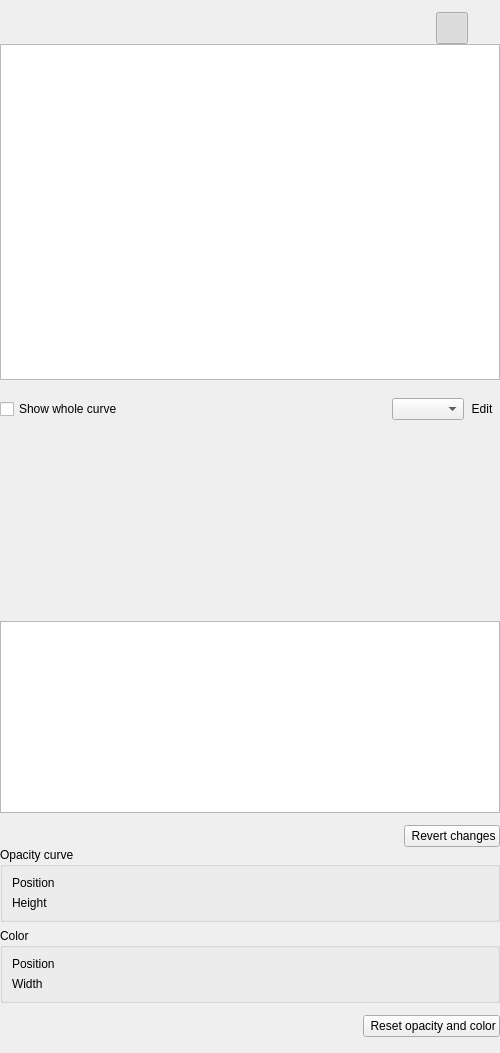
<?xml version="1.0" encoding="UTF-8"?>
<ui version="4.0">
 <class>QmitkVolumeTransferFunctionEditor</class>
 <widget class="QWidget" name="QmitkVolumeTransferFunctionEditor">
  <property name="geometry">
   <rect>
    <x>0</x>
    <y>0</y>
    <width>500</width>
    <height>430</height>
   </rect>
  </property>
  <layout class="QVBoxLayout" name="editorLayout">
   <property name="spacing">
    <number>4</number>
   </property>
   <property name="leftMargin">
    <number>0</number>
   </property>
   <property name="topMargin">
    <number>0</number>
   </property>
   <property name="rightMargin">
    <number>0</number>
   </property>
   <property name="bottomMargin">
    <number>0</number>
   </property>
   <item>
    <widget class="QWidget" name="transferFunctionPanel" native="true">
     <property name="sizePolicy">
      <sizepolicy hsizetype="Preferred" vsizetype="Preferred">
       <horstretch>0</horstretch>
       <verstretch>0</verstretch>
      </sizepolicy>
     </property>
     <layout class="QVBoxLayout" name="transferFunctionLayout">
      <property name="spacing">
       <number>0</number>
      </property>
      <property name="leftMargin">
       <number>0</number>
      </property>
      <property name="topMargin">
       <number>12</number>
      </property>
      <property name="rightMargin">
       <number>0</number>
      </property>
      <property name="bottomMargin">
       <number>16</number>
      </property>
      <item>
       <layout class="QHBoxLayout" name="presetViewModeLayout">
        <item>
         <spacer name="presetViewModeSpacer">
          <property name="orientation">
           <enum>Qt::Orientation::Horizontal</enum>
          </property>
          <property name="sizeHint" stdset="0">
           <size>
            <width>40</width>
            <height>20</height>
           </size>
          </property>
         </spacer>
        </item>
        <item>
         <widget class="QToolButton" name="presetGridButton">
          <property name="minimumSize">
           <size>
            <width>32</width>
            <height>32</height>
           </size>
          </property>
          <property name="toolTip">
           <string>Show the presets as a grid of previews.</string>
          </property>
          <property name="iconSize">
           <size>
            <width>24</width>
            <height>24</height>
           </size>
          </property>
          <property name="checkable">
           <bool>true</bool>
          </property>
          <property name="checked">
           <bool>true</bool>
          </property>
          <property name="autoRaise">
           <bool>true</bool>
          </property>
          <attribute name="buttonGroup">
           <string notr="true">presetViewModeGroup</string>
          </attribute>
         </widget>
        </item>
        <item>
         <widget class="QToolButton" name="presetListButton">
          <property name="minimumSize">
           <size>
            <width>32</width>
            <height>32</height>
           </size>
          </property>
          <property name="toolTip">
           <string>Show the presets as a list, with a smaller preview beside each name.</string>
          </property>
          <property name="iconSize">
           <size>
            <width>24</width>
            <height>24</height>
           </size>
          </property>
          <property name="checkable">
           <bool>true</bool>
          </property>
          <property name="autoRaise">
           <bool>true</bool>
          </property>
          <attribute name="buttonGroup">
           <string notr="true">presetViewModeGroup</string>
          </attribute>
         </widget>
        </item>
       </layout>
      </item>
      <item>
       <widget class="QListWidget" name="presetListWidget">
        <property name="accessibleName">
         <string>Presets</string>
        </property>
        <property name="minimumSize">
         <size>
          <width>0</width>
          <height>336</height>
         </size>
        </property>
       </widget>
      </item>
      <item>
       <spacer name="canvasSpacerAbove">
        <property name="orientation">
         <enum>Qt::Orientation::Vertical</enum>
        </property>
        <property name="sizeType">
         <enum>QSizePolicy::Policy::Fixed</enum>
        </property>
        <property name="sizeHint" stdset="0">
         <size>
          <width>20</width>
          <height>18</height>
         </size>
        </property>
       </spacer>
      </item>
      <item>
       <layout class="QHBoxLayout" name="canvasToolsLayout">
        <item>
         <widget class="QCheckBox" name="wholeCurveCheckBox">
          <property name="toolTip">
           <string>Widen the axis to show every point of the curve, including those beyond the image's value range.</string>
          </property>
          <property name="text">
           <string>Show whole curve</string>
          </property>
         </widget>
        </item>
        <item>
         <spacer name="canvasToolsSpacer">
          <property name="orientation">
           <enum>Qt::Orientation::Horizontal</enum>
          </property>
          <property name="sizeHint" stdset="0">
           <size>
            <width>40</width>
            <height>20</height>
           </size>
          </property>
         </spacer>
        </item>
        <item>
         <widget class="QComboBox" name="blendModeComboBox">
          <property name="toolTip">
           <string>How the volume is drawn. Only Composite gives a 3D image with lighting.</string>
          </property>
          <property name="sizeAdjustPolicy">
           <enum>QComboBox::SizeAdjustPolicy::AdjustToContents</enum>
          </property>
         </widget>
        </item>
        <item>
         <widget class="QToolButton" name="editModeButton">
          <property name="toolTip">
           <string>Edit the curve point by point.</string>
          </property>
          <property name="text">
           <string>Edit</string>
          </property>
          <property name="iconSize">
           <size>
            <width>12</width>
            <height>12</height>
           </size>
          </property>
          <property name="toolButtonStyle">
           <enum>Qt::ToolButtonStyle::ToolButtonTextBesideIcon</enum>
          </property>
          <property name="checkable">
           <bool>true</bool>
          </property>
          <property name="autoRaise">
           <bool>true</bool>
          </property>
         </widget>
        </item>
       </layout>
      </item>
      <item>
       <spacer name="canvasToolsSpacerBelow">
        <property name="orientation">
         <enum>Qt::Orientation::Vertical</enum>
        </property>
        <property name="sizeType">
         <enum>QSizePolicy::Policy::Fixed</enum>
        </property>
        <property name="sizeHint" stdset="0">
         <size>
          <width>20</width>
          <height>6</height>
         </size>
        </property>
       </spacer>
      </item>
      <item>
       <widget class="QmitkCombinedTransferFunctionCanvas" name="combinedTfCanvas" native="true">
        <property name="minimumSize">
         <size>
          <width>0</width>
          <height>161</height>
         </size>
        </property>
        <property name="maximumSize">
         <size>
          <width>16777215</width>
          <height>161</height>
         </size>
        </property>
       </widget>
      </item>
      <item>
       <spacer name="canvasSpacerBelow">
        <property name="orientation">
         <enum>Qt::Orientation::Vertical</enum>
        </property>
        <property name="sizeType">
         <enum>QSizePolicy::Policy::Fixed</enum>
        </property>
        <property name="sizeHint" stdset="0">
         <size>
          <width>20</width>
          <height>14</height>
         </size>
        </property>
       </spacer>
      </item>
      <item>
       <widget class="QWidget" name="editControlsPanel" native="true">
        <property name="sizePolicy">
         <sizepolicy hsizetype="Preferred" vsizetype="Fixed">
          <horstretch>0</horstretch>
          <verstretch>0</verstretch>
         </sizepolicy>
        </property>
        <layout class="QVBoxLayout" name="editControlsLayout">
         <property name="spacing">
          <number>6</number>
         </property>
         <property name="leftMargin">
          <number>0</number>
         </property>
         <property name="topMargin">
          <number>0</number>
         </property>
         <property name="rightMargin">
          <number>0</number>
         </property>
         <property name="bottomMargin">
          <number>0</number>
         </property>
         <item>
          <widget class="QLabel" name="canvasHintLabel">
           <property name="textFormat">
            <enum>Qt::TextFormat::RichText</enum>
           </property>
           <property name="text">
            <string/>
           </property>
           <property name="wordWrap">
            <bool>true</bool>
           </property>
          </widget>
         </item>
         <item>
          <widget class="QTableWidget" name="colorStopTable">
           <property name="contextMenuPolicy">
            <enum>Qt::ContextMenuPolicy::ActionsContextMenu</enum>
           </property>
           <property name="toolTip">
            <string>Double-click a color or position to change it. Right-click or Delete removes a stop.</string>
           </property>
           <property name="editTriggers">
            <set>QAbstractItemView::EditTrigger::DoubleClicked|QAbstractItemView::EditTrigger::EditKeyPressed</set>
           </property>
           <property name="selectionMode">
            <enum>QAbstractItemView::SelectionMode::SingleSelection</enum>
           </property>
           <property name="selectionBehavior">
            <enum>QAbstractItemView::SelectionBehavior::SelectRows</enum>
           </property>
           <attribute name="horizontalHeaderVisible">
            <bool>false</bool>
           </attribute>
           <attribute name="horizontalHeaderStretchLastSection">
            <bool>true</bool>
           </attribute>
           <attribute name="verticalHeaderVisible">
            <bool>false</bool>
           </attribute>
           <column>
            <property name="text">
             <string>Color</string>
            </property>
           </column>
           <column>
            <property name="text">
             <string>Position</string>
            </property>
           </column>
          </widget>
         </item>
         <item>
          <spacer name="revertSpacerAbove">
           <property name="orientation">
            <enum>Qt::Orientation::Vertical</enum>
           </property>
           <property name="sizeType">
            <enum>QSizePolicy::Policy::Fixed</enum>
           </property>
           <property name="sizeHint" stdset="0">
            <size>
             <width>20</width>
             <height>6</height>
            </size>
           </property>
          </spacer>
         </item>
         <item>
          <layout class="QHBoxLayout" name="revertRowLayout">
           <item>
            <spacer name="revertRowSpacer">
             <property name="orientation">
              <enum>Qt::Orientation::Horizontal</enum>
             </property>
             <property name="sizeHint" stdset="0">
              <size>
               <width>40</width>
               <height>20</height>
              </size>
             </property>
            </spacer>
           </item>
           <item>
            <widget class="QPushButton" name="revertEditButton">
             <property name="toolTip">
              <string>Put back the curve and blend mode from when editing began, and keep editing.</string>
             </property>
             <property name="text">
              <string> Revert changes</string>
             </property>
            </widget>
           </item>
          </layout>
         </item>
        </layout>
       </widget>
      </item>
      <item>
       <widget class="QWidget" name="adjustPresetPanel" native="true">
        <property name="sizePolicy">
         <sizepolicy hsizetype="Preferred" vsizetype="Fixed">
          <horstretch>0</horstretch>
          <verstretch>0</verstretch>
         </sizepolicy>
        </property>
        <layout class="QVBoxLayout" name="adjustPresetLayout">
         <property name="spacing">
          <number>6</number>
         </property>
         <property name="leftMargin">
          <number>0</number>
         </property>
         <property name="topMargin">
          <number>0</number>
         </property>
         <property name="rightMargin">
          <number>0</number>
         </property>
         <property name="bottomMargin">
          <number>0</number>
         </property>
         <item>
          <widget class="QGroupBox" name="opacityGroupBox">
           <property name="title">
            <string>Opacity curve</string>
           </property>
           <layout class="QFormLayout" name="opacityLayout">
            <property name="fieldGrowthPolicy">
             <enum>QFormLayout::FieldGrowthPolicy::AllNonFixedFieldsGrow</enum>
            </property>
            <item row="0" column="0">
             <widget class="QLabel" name="opacityShiftLabel">
              <property name="text">
               <string>Position</string>
              </property>
             </widget>
            </item>
            <item row="0" column="1">
             <widget class="ctkDoubleSlider" name="opacityShiftSlider" native="true"/>
            </item>
            <item row="1" column="0">
             <widget class="QLabel" name="opacityHeightLabel">
              <property name="text">
               <string>Height</string>
              </property>
             </widget>
            </item>
            <item row="1" column="1">
             <widget class="ctkDoubleSlider" name="opacityHeightSlider" native="true"/>
            </item>
           </layout>
          </widget>
         </item>
         <item>
          <widget class="QGroupBox" name="colorGroupBox">
           <property name="title">
            <string>Color</string>
           </property>
           <layout class="QFormLayout" name="colorLayout">
            <property name="fieldGrowthPolicy">
             <enum>QFormLayout::FieldGrowthPolicy::AllNonFixedFieldsGrow</enum>
            </property>
            <item row="0" column="0">
             <widget class="QLabel" name="colorShiftLabel">
              <property name="text">
               <string>Position</string>
              </property>
             </widget>
            </item>
            <item row="0" column="1">
             <widget class="ctkDoubleSlider" name="colorShiftSlider" native="true"/>
            </item>
            <item row="1" column="0">
             <widget class="QLabel" name="colorWidthLabel">
              <property name="text">
               <string>Width</string>
              </property>
             </widget>
            </item>
            <item row="1" column="1">
             <widget class="ctkDoubleSlider" name="colorWidthSlider" native="true"/>
            </item>
           </layout>
          </widget>
         </item>
         <item>
          <spacer name="resetSpacerAbove">
           <property name="orientation">
            <enum>Qt::Orientation::Vertical</enum>
           </property>
           <property name="sizeType">
            <enum>QSizePolicy::Policy::Fixed</enum>
           </property>
           <property name="sizeHint" stdset="0">
            <size>
             <width>20</width>
             <height>6</height>
            </size>
           </property>
          </spacer>
         </item>
         <item>
          <layout class="QHBoxLayout" name="resetRowLayout">
           <item>
            <spacer name="resetRowSpacer">
             <property name="orientation">
              <enum>Qt::Orientation::Horizontal</enum>
             </property>
             <property name="sizeHint" stdset="0">
              <size>
               <width>40</width>
               <height>20</height>
              </size>
             </property>
            </spacer>
           </item>
           <item>
            <widget class="QPushButton" name="resetTfButton">
             <property name="text">
              <string> Reset opacity and color</string>
             </property>
            </widget>
           </item>
          </layout>
         </item>
        </layout>
       </widget>
      </item>
     </layout>
    </widget>
   </item>
  </layout>
 </widget>
 <customwidgets>
  <customwidget>
   <class>ctkDoubleSlider</class>
   <extends>QWidget</extends>
   <header location="global">ctkDoubleSlider.h</header>
   <container>1</container>
  </customwidget>
  <customwidget>
   <class>QmitkCombinedTransferFunctionCanvas</class>
   <extends>QWidget</extends>
   <header location="global">QmitkCombinedTransferFunctionCanvas.h</header>
   <container>1</container>
  </customwidget>
 </customwidgets>
 <resources/>
 <connections/>
 <buttongroups>
  <buttongroup name="presetViewModeGroup"/>
 </buttongroups>
</ui>
